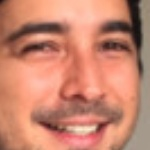
//> input picture CVUI/Sampleimages/1.jpg, 150 x 150 px
$ ./showmanyimages   (built with g++ and OpenCV 4)
//> lines starting //> are read from the running program, lines starting //| are printed output that depends on the picture
/**
    * @brief makeCanvas Makes composite image from the given images
    * @param vecMat Vector of Images.
    * @param windowHeight The height of the new composite image to be formed.
    * @param nRows Number of rows of images. (Number of columns will be calculated
    *              depending on the value of total number of images).
    * @return new composite image.
    */
    #include <opencv2/opencv.hpp> //cvui
    #include <opencv2/core.hpp> //video
    #include <opencv2/videoio.hpp> //video
    #include <opencv2/highgui.hpp> //video

    #include <iostream>
    #include <stdio.h>
    using namespace cv;


   cv::Mat makeCanvas(std::vector<cv::Mat>& vecMat, int windowHeight, int nRows) {
           int N = vecMat.size();
           nRows  = nRows > N ? N : nRows;
           int edgeThickness = 10;
           int imagesPerRow = ceil(double(N) / nRows);
           int resizeHeight = floor(2.0 * ((floor(double(windowHeight - edgeThickness) / nRows)) / 2.0)) - edgeThickness;
           int maxRowLength = 0;

           std::vector<int> resizeWidth;
           for (int i = 0; i < N;) {
                   int thisRowLen = 0;
                   for (int k = 0; k < imagesPerRow; k++) {
                           double aspectRatio = double(vecMat[i].cols) / vecMat[i].rows;
                           int temp = int( ceil(resizeHeight * aspectRatio));
                           resizeWidth.push_back(temp);
                           thisRowLen += temp;
                           if (++i == N) break;
                   }
                   if ((thisRowLen + edgeThickness * (imagesPerRow + 1)) > maxRowLength) {
                           maxRowLength = thisRowLen + edgeThickness * (imagesPerRow + 1);
                   }
           }
           int windowWidth = maxRowLength;
           cv::Mat canvasImage(windowHeight, windowWidth, CV_8UC3, Scalar(0, 0, 0));

           for (int k = 0, i = 0; i < nRows; i++) {
                   int y = i * resizeHeight + (i + 1) * edgeThickness;
                   int x_end = edgeThickness;
                   for (int j = 0; j < imagesPerRow && k < N; k++, j++) {
                           int x = x_end;
                           cv::Rect roi(x, y, resizeWidth[k], resizeHeight);
                           cv::Size s = canvasImage(roi).size();
                           // change the number of channels to three
                           cv::Mat target_ROI(s, CV_8UC3);
                           if (vecMat[k].channels() != canvasImage.channels()) {
                               if (vecMat[k].channels() == 1) {
                                   cv::cvtColor(vecMat[k], target_ROI, COLOR_GRAY2BGR);
                               }
                           } else {
                               vecMat[k].copyTo(target_ROI);
                           }
                           cv::resize(target_ROI, target_ROI, s);
                           if (target_ROI.type() != canvasImage.type()) {
                               target_ROI.convertTo(target_ROI, canvasImage.type());
                           }
                           target_ROI.copyTo(canvasImage(roi));
                           x_end += resizeWidth[k] + edgeThickness;
                   }
           }
           return canvasImage;
   }

int main() {

Mat img1 = imread("/Sampleimages/1.jpg");
//> img1 is the input picture: 150 rows x 150 cols, CV_8UC3; mean B, G, R 111.4, 133.6, 201
Mat img2 = imread("/Sampleimages/2.jpg");
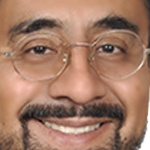
//> input picture CVUI/Sampleimages/2.jpg, 150 x 150 px
//> img2 is the input picture: 150 rows x 150 cols, CV_8UC3; mean B, G, R 102.9, 123.4, 163.9
Mat img3 = imread("/Sampleimages/3.jpg");
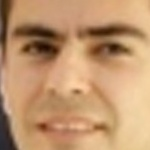
//> input picture CVUI/Sampleimages/3.jpg, 150 x 150 px
//> img3 is the input picture: 150 rows x 150 cols, CV_8UC3; mean B, G, R 110.5, 149.2, 191.9
Mat img4 = imread("/Sampleimages/4.jpg");
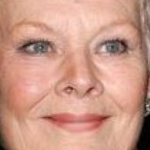
//> input picture CVUI/Sampleimages/4.jpg, 150 x 150 px
//> img4 is the input picture: 150 rows x 150 cols, CV_8UC3; mean B, G, R 136.2, 153.8, 203.8
Mat img5 = imread("/Sampleimages/5.jpg");
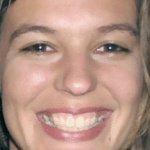
//> input picture CVUI/Sampleimages/5.jpg, 150 x 150 px
//> img5 is the input picture: 150 rows x 150 cols, CV_8UC3; mean B, G, R 133.1, 147.3, 181.9
Mat img6 = imread("/Sampleimages/6.jpg");
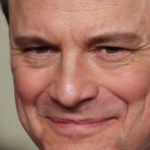
//> input picture CVUI/Sampleimages/6.jpg, 150 x 150 px
//> img6 is the input picture: 150 rows x 150 cols, CV_8UC3; mean B, G, R 99.5, 116.4, 165.4
Mat dst;
std::vector<cv::Mat> vecMat = {
            img1, img2, img3, img4, img5, img6
    };
makeCanvas(vecMat, 5000, 3);
//> in makeCanvas, `int N = vecMat.size();`: N = 6
//> in makeCanvas, `nRows  = nRows > N ? N : nRows;`: nRows = 3
//> in makeCanvas, `int imagesPerRow = ceil(double(N) / nRows);`: imagesPerRow = 2
//> in makeCanvas, `int resizeHeight = floor(2.0 * ((floor(double(windowHeight - edgeThick..`: resizeHeight = 1653
//> the loop in makeCanvas, `for (int i = 0; i < N;)` made 3 passes
//> (i, maxRowLength) on pass 1: (2, 3336)
//> i on passes 2 to 3: 4, 6
//> after the loop in makeCanvas, `for (int i = 0; i < N;)`: resizeWidth = [1653, 1653, 1653, 1653, 1653, 1653]; maxRowLength = 3336
//> in makeCanvas, `cv::Mat canvasImage(windowHeight, windowWidth, CV_8UC3, Scalar(0, 0, 0..`: canvasImage: 5000 rows x 3336 cols, CV_8UC3; every value is 0
//> the loop in makeCanvas, `for (int k = 0, i = 0; i < nRows; i++)` made 3 passes
//> (y, k) on passes 1 to 3: (10, 2), (1673, 4), (3336, 6)
//> after the loop in makeCanvas, `for (int k = 0, i = 0; i < nRows; i++)`:
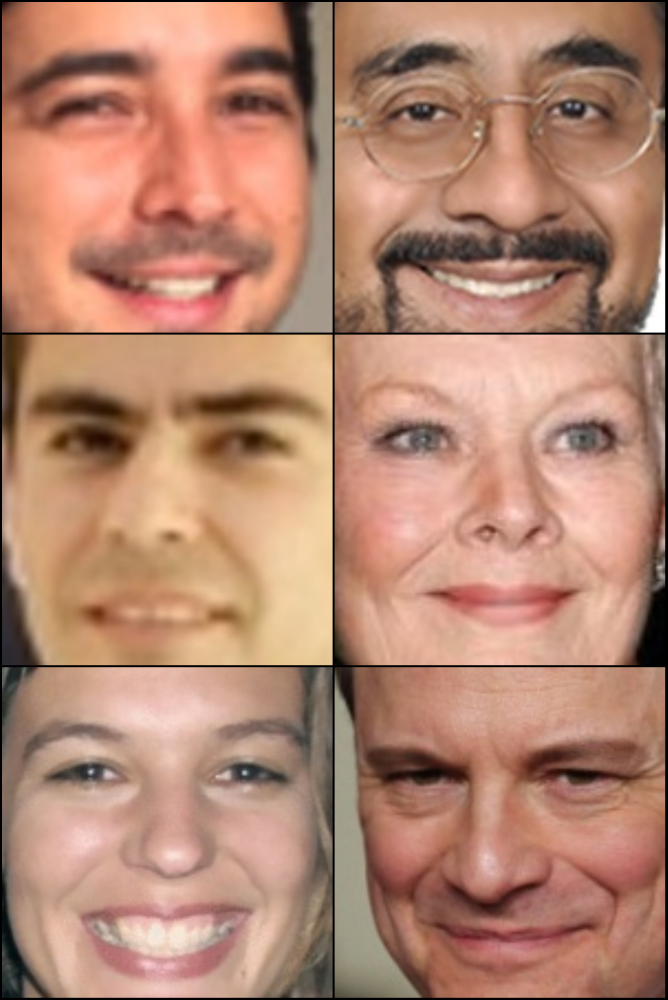
//> canvasImage: 5000 rows x 3336 cols, CV_8UC3 (shown at 1/5 size); mean B, G, R 113.5, 134.8, 181.4


return 0;


}
